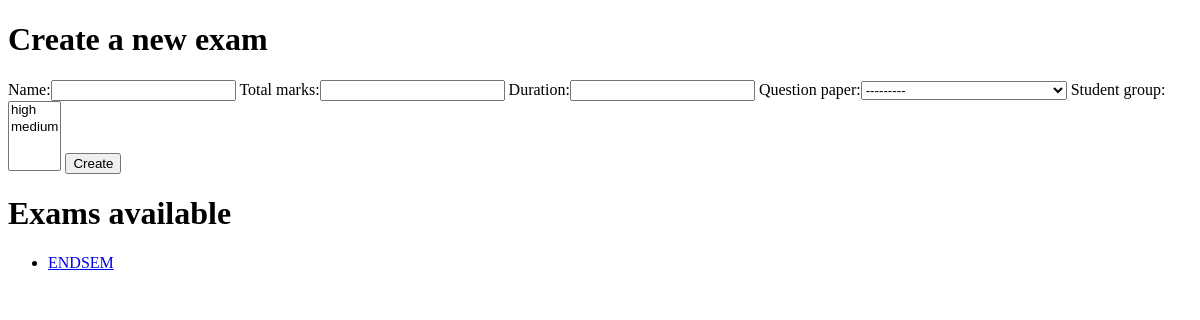
The page /prof/profusername/exams on the database as committed earlier.
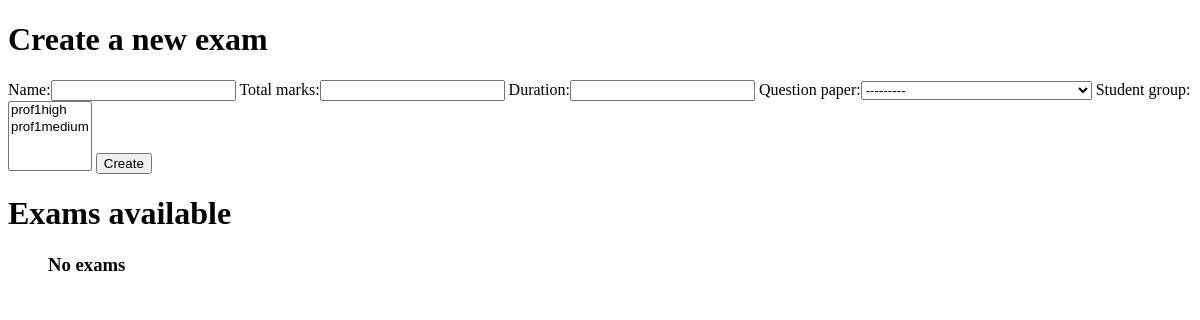
The same page on the database as committed later.
### main/models.py (models this page shows)
class Exam_Model(models.Model):
    professor = models.ForeignKey(User, limit_choices_to={
                                  'groups__name': "Professor"}, on_delete=models.CASCADE)
    name = models.CharField(max_length=50)
    total_marks = models.IntegerField()
    duration = models.IntegerField()
    question_paper = models.ForeignKey(
        Question_Paper, on_delete=models.CASCADE)
    student_group = models.ManyToManyField(Special_Students)
    def __str__(self):
        return self.name

### prof/views.py (the view)
# urls.py: path('<str:prof_username>/exams', views.view_exams, name='view_exams'),
def view_exams(request, prof_username):
    prof = User.objects.get(username=prof_username)
    new_Form = ExamForm()
    new_Form.fields["student_group"].queryset = Special_Students.objects.filter(
        professor=prof)
    new_Form.fields["question_paper"].queryset = Question_Paper.objects.filter(
        professor=prof)
    if request.method == 'POST':
        form = ExamForm(request.POST)
        if form.is_valid():
            form = form.save(commit=False)
            form.professor = prof
            form.save()
    return render(request, 'prof/view_exams.html', {
        'exams': Exam_Model.objects.filter(professor=prof), 'examform': new_Form, 'prof': prof
    })

### main/models.py
class ExamForm(ModelForm):
    class Meta:
        model = Exam_Model
        fields = '__all__'
        exclude = ['professor']

### main/models.py (called while the page is built)
    def __str__(self):
        return f' Question Paper Title :- {self.qPaperTitle}\n'

    def __str__(self):
        return self.category_name

### prof/templates/prof/view_exams.html (shortened to what this page needs)
<!DOCTYPE html>
<html lang="en">
<head>
</head>
<body>
    <div>
        <h1>Create a new exam</h1>
        <form method="POST">
            {{ examform }}
            <input type="submit" value="Create">
        </form>
    </div>
    <h1>Exams available</h1>
    <ul>
        {% for t in exams %}
            <li><a href="{% url 'prof:view_exam' prof.username t.id %}">{{ t }}</a></li>
            {% empty %}
            <h3>No exams</h3>
        {% endfor %}
    </ul>
</body>
</html>

Rows that differ between the two databases and show on the page:
removed Exam_Model: name "ENDSEM"
Other text that changed with them:
form field student_group: "high / medium" → "prof1high / prof1medium"
text now shown: "No exams"
